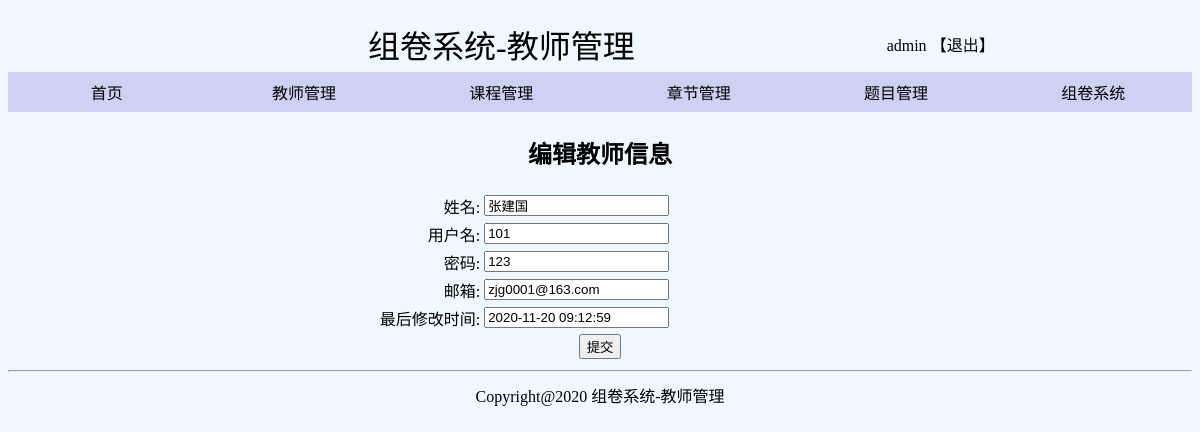
Screenshot of /teacher/editteacher.php?ID=2 (signed in) with the database file from the repository.
### tables this page shows
CREATE TABLE IF NOT EXISTS `teacher` (
  `id` int(10) unsigned NOT NULL AUTO_INCREMENT,
  `name` varchar(50) NOT NULL COMMENT '姓名',
  `username` varchar(50) NOT NULL COMMENT '用户名',
  `password` varchar(50) NOT NULL COMMENT '密码',
  `email` varchar(100) DEFAULT NULL COMMENT '邮箱',
  `gmt_create` datetime DEFAULT NULL COMMENT '创建时间',
  `gmt_modified` datetime DEFAULT NULL COMMENT '最后修改时间',
  PRIMARY KEY (`id`),
  UNIQUE KEY `username` (`username`)
);

### teacher/editteacher.php (the view, shortened to what this page needs)
<?php require_once('../connections/conn.php'); ?>
<?php
if(isset($_GET['ID']))
    $teacherid=$_GET['ID'];
else{
      header("Location:teachermanage.php");
}
    mysqli_query($conn,"set names 'utf8'");
    $data=date('Y-m-d H:i:s',time());
    $query_Teacher="select * from teacher where id=".$teacherid;
    $Teacher=MySQLi_query($conn,$query_Teacher) or die(mysqli_error($conn));
    $row_Teacher=mysqli_fetch_assoc($Teacher) or header("Location:teachermanage.php");
?>
<!DOCTYPE html PUBLIC "-//W3C//DTD XHTML 1.0 Transitional//EN"
	"http://www.w3.org/TR/xhtml1/DTD/xhtml1-transitional.dtd">
<html xmlns="http://www.w3.org/1999/xhtml">
<head>
</head>
<body bgcolor="#f4f4f4">
    <table width="100%" border="0" align="center" cellspacing="0" cellpadding="0">
        <tr>
            <td></td>
            <p align="center"><td colspan="3" align="center">
                <font face="隶书" size="+3" color="#000000">组卷系统-教师管理</font>
            </td></p>
            <td><div>
            <p align="right"><font>
                <?php
                echo $_SESSION['username'];
                ?>
                <a class="login" href="../logout.php">【退出】</a></font><br/>
                </p>
            </div></td>
        </tr>
        <tr>
            <td width="15%" height="40px" align="center" class="a"><a href="../index.php">首页</a> </td>
            <td width="15%" height="40px" class="a" align="center"><a href="teachermanage.php">教师管理</a></td>
            <td width="15%" height="40px" class="a"align="center"><a href="../course/courselist.php">课程管理</a></td>
            <td width="15%" height="40px" class="a" align="center"><a href="../chapter/chapterlist.php">章节管理</a></td>
            <td width="15%" height="40px" class="a" align="center"><a href="../topic/topicmanage.php">题目管理</a></td>
            <td width="15%" height="40px"  class="a" align="center"> <a href="../paper/paperlist.php">组卷系统</a></td>
        </tr>
        	<tr>
        		<td>
        			<form id="forml" name="forml" method="post" action="editsuccess">
        				<table width="100%" border="0" align="center">
        				 <tr><td height="68" colspan="4" align="center"><h2>编辑教师信息</h2></td></tr>
					     <tr>
					     	<td width="40%" align="right" valign="middle">姓名:</td>
					     	<td><input name="Name" type="text" id="Name" size="20" value="<?php echo $row_Teacher['name']; ?>" /></td>
					     </tr>
					     <tr>
					     	<td width="40%" align="right" valign="middle">用户名:</td>
					     	<td><input name="UserName" type="text" id="UserName" size="20" value="<?php echo $row_Teacher['username']; ?>" /></td>
					     </tr>
					     <tr>
					     	<td width="40%" align="right" valign="middle">密码:</td>
					     	<td><input name="Password" type="text" id="Password" size="20" value="<?php echo $row_Teacher['password'];?>" /></td>
					     </tr>
					     <tr>
					     	<td width="40%" align="right" valign="middle">邮箱:</td>
					     	<td><input name="Email" type="text" id="Email" size="20" value="<?php echo $row_Teacher['email'];?>" /></td>
					     </tr>
					     <tr>
					     	<td width="40%" align="right" valign="middle">最后修改时间:</td>
					     	<td><input name="Gmt_modified" type="text" id="Gmt_modified" size="20" value="<?php echo $data;?>" /></td>
					     </tr>
					     <tr>
					     	<td colspan="2" align="center" valign="middle">
					     		<input type="submit" name="submit" value="提交"/>
					     	</td>
					     </tr>
		     			</table>
		 			</form>
				</td>
			</tr>
			<tr>
            <td colspan="6"><table align="center">
                <hr>
                <tr>
                    <td align="center" valign="middle">Copyright@2020 组卷系统-教师管理</td>
                </tr>
                </table>
            </td>
        </tr>
        </table>
    </body>
</html>

### teacher/editteacher.php (style rules this page uses)
.a { font-family: 黑体; font-size: 16px; background-color:aliceblue; text-decoration: none; background-color: #ced1f2; }
body { background: aliceblue; text-decoration: none; }
a:link { text-decoration: none; color:#000000; }

### rows the page displays
teacher: Name "张建国", UserName "101", Password "123", Email "zjg0001@163.com"

### other values shown
$_SESSION['username'] "admin"
